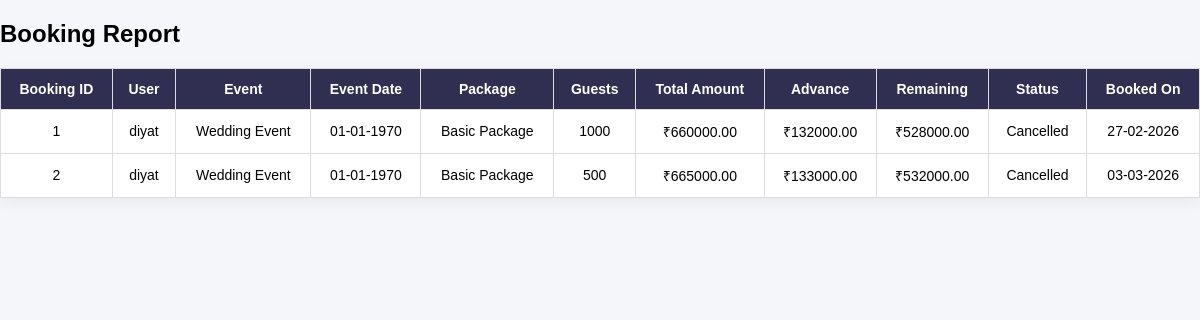
/admin/reports/booking_report.php, run on an earlier commit of the app's database.
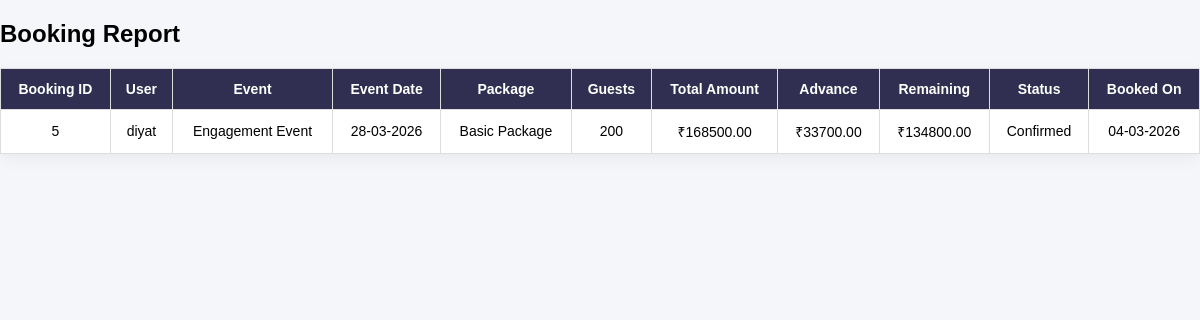
And on a later commit of the database.
### tables this page shows
CREATE TABLE `bookings` (
  `id` int(11) NOT NULL,
  `user_id` int(11) NOT NULL,
  `event_id` int(11) NOT NULL,
  `package_name` varchar(50) DEFAULT NULL,
  `package_price` decimal(10,2) DEFAULT NULL,
  `guests` int(11) DEFAULT NULL,
  `veg_qty` int(11) DEFAULT NULL,
  `nonveg_qty` int(11) DEFAULT NULL,
  `event_date` date DEFAULT NULL,
  `total_amount` decimal(10,2) DEFAULT NULL,
  `advance_amount` decimal(10,2) DEFAULT NULL,
  `remaining_amount` decimal(10,2) DEFAULT NULL,
  `status` varchar(20) DEFAULT 'Pending',
  `booking_date` timestamp NOT NULL DEFAULT current_timestamp()
);

CREATE TABLE `users` (
  `id` int(11) NOT NULL,
  `username` varchar(100) NOT NULL,
  `email` varchar(150) NOT NULL,
  `phone` varchar(15) NOT NULL,
  `password` varchar(255) NOT NULL,
  `created_at` timestamp NOT NULL DEFAULT current_timestamp()
);

CREATE TABLE `events` (
  `id` int(11) NOT NULL,
  `event_name` varchar(100) NOT NULL,
  `description` text NOT NULL,
  `image` varchar(255) DEFAULT NULL
);

### admin/reports/booking_report.php (the view, shortened to what this page needs)
<?php
require_once("db.php");
$query = "SELECT b.*, u.username, e.event_name
          FROM bookings b
          JOIN users u ON b.user_id = u.id
          JOIN events e ON b.event_id = e.id
          ORDER BY b.event_date DESC";
$result = mysqli_query($conn, $query);
?>
<!DOCTYPE html>
<html>
<head>
    <link rel="stylesheet" href="../admin.css">
</head>
<body>
    <h2>Booking Report</h2>
    <table border="1" cellpadding="10">
        <tr>
            <th>Booking ID</th>
            <th>User</th>
            <th>Event</th>
            <th>Event Date</th>
            <th>Package</th>
            <th>Guests</th>
            <th>Total Amount</th>
            <th>Advance</th>
            <th>Remaining</th>
            <th>Status</th>
            <th>Booked On</th>
        </tr>
        <?php
        while ($row = mysqli_fetch_assoc($result)) {
        ?>
            <tr>
                <td><?php echo $row['id']; ?></td>
                <td><?php echo $row['username']; ?></td>
                <td><?php echo $row['event_name']; ?></td>
                <td><?php echo date("d-m-Y", strtotime($row['event_date'])); ?></td>
                <td><?php echo $row['package_name']; ?></td>
                <td><?php echo $row['guests']; ?></td>
                <td>₹<?php echo $row['total_amount']; ?></td>
                <td>₹<?php echo $row['advance_amount']; ?></td>
                <td>₹<?php echo $row['remaining_amount']; ?></td>
                <td><?php echo $row['status']; ?></td>
                <td><?php echo date("d-m-Y", strtotime($row['booking_date'])); ?></td>
            </tr>
        <?php
        }
        ?>
    </table>
</body>
</html>

What changed in the data, as far as the page shows it:
removed bookings: id "1", user.username "diyat", event.event_name "Wedding Event", event_date "01-01-1970", package_name "Basic Package", guests "1000", total_amount "660000.00", advance_amount "132000.00", remaining_amount "528000.00", status "Cancelled", booking_date "27-02-2026"
removed bookings: id "2", user.username "diyat", event.event_name "Wedding Event", event_date "01-01-1970", package_name "Basic Package", guests "500", total_amount "665000.00", advance_amount "133000.00", remaining_amount "532000.00", status "Cancelled", booking_date "03-03-2026"
added bookings: id "5", user.username "diyat", event.event_name "Engagement Event", event_date "28-03-2026", package_name "Basic Package", guests "200", total_amount "168500.00", advance_amount "33700.00", remaining_amount "134800.00", status "Confirmed", booking_date "04-03-2026"
